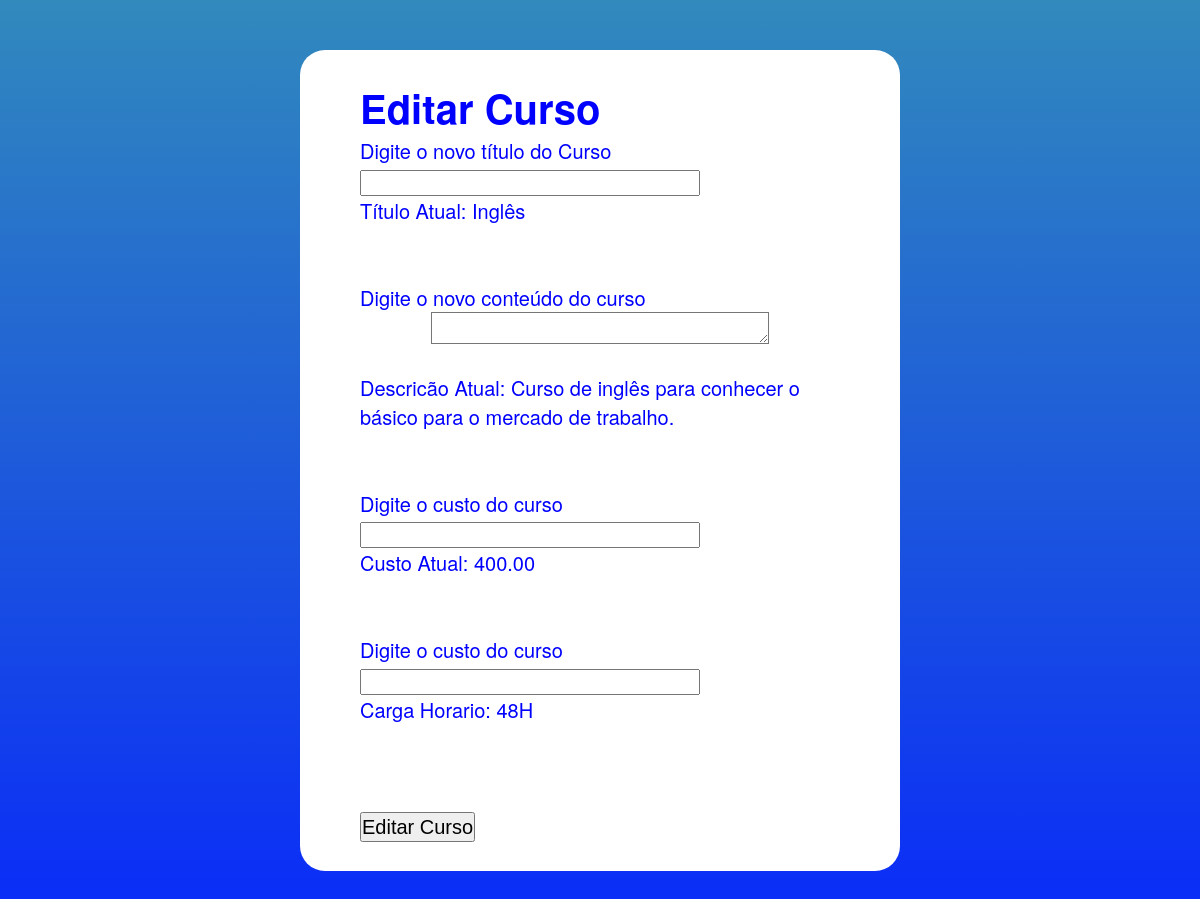
The app's page /PHP/admin/editar_curso.php?id_curso=8 with its own data.
### tables this page shows
CREATE TABLE `cursos` (
  `id_curso` int(11) NOT NULL,
  `titulo` varchar(500) NOT NULL,
  `descricao` varchar(1000) NOT NULL,
  `custo` decimal(7,2) DEFAULT NULL,
  `carga_horario` varchar(50) DEFAULT NULL
);

### PHP/back/exibir_curso.php (called while the page is built, shortened)
<?php
class Cursos
{
    private $mysql;
    public function __construct(mysqli $mysql)
    {
        $this->mysql = $mysql;
    }
    public function encontrarPorId(string $id): array
    {
        $selecionaCurso = $this->mysql->prepare("SELECT * FROM cursos WHERE id_curso = ?");
        $selecionaCurso->bind_param('s', $id);
        $selecionaCurso->execute();
        $curso = $selecionaCurso->get_result()->fetch_assoc();
        return $curso;
    }
}

### PHP/admin/editar_curso.php (the view, shortened to what this page needs)
<?php
require '../back/config.php';
require '../back/exibir_curso.php';
$curso = new Cursos($mysql);
$curt = $curso->encontrarPorId($_GET['id_curso']);
?>
<!DOCTYPE html>
<html lang="pt-br">
    <head>
        <link rel="stylesheet" type="text/css" href="../../CSS/mod.css">
    </head>
    <body>
        <div class="box">
            <div class="cont"><br>
                <h1>Editar Curso</h1>
                <form action="editar_curso.php" method="POST">
                    <p>
                        <label for="titulo">Digite o novo título do Curso</label>
                        <input class="campo-form" type="text" name="titulo" id="titulo" value=""/>
                        <br>Título Atual: <?php echo $curt['titulo']; ?>
                    </p><br><br>
                    <p>
                        <label for="conteudo">Digite o novo conteúdo do curso</label>
                        <textarea class="campo-form" type="text" name="descricao" id="descricao"></textarea>
                        <br>Descricão Atual: <?php echo $curt['descricao']; ?>
                    </p><br><br>
                    <p>
                        <label for="conteudo">Digite o custo do curso</label>
                        <input class="campo-form" type="text" name="custo" id="custo"/>
                        <br>Custo Atual: <?php echo $curt['custo']; ?>
                    </p><br><br>
                    <p>
                        <label for="conteudo">Digite o custo do curso</label>
                        <input class="campo-form" type="text" name="carga_horario" id="carga_horario"/>
                        <br>Carga Horario: <?php echo $curt['carga_horario']; ?>
                    </p><br><br>
                    <br>
                    <p>
                        <button class="botao">Editar Curso</button>
                    </p><br>
                </form>
            </div>
        </div>
    </body>
</html>

### CSS/mod.css (style rules this page uses)
.box { width: 50%; margin-left: auto; margin-right: auto; margin-top: 50px; margin-bottom: 50px; font-size: 20px; height: auto; background: white; border-radius: 25px; }
.cont { margin-bottom: 20px; width: 80%; margin-left: auto; margin-right: auto; overflow: hidden; text-overflow: ellipsis; color: blue; }
textarea { display: block; margin-left: auto; margin-right: auto; font-size: 20px; resize: vertical; background-color: white; height: 30px; width: 70%; font-size: 18px; resize: vertical; background-color: white; }
input { height: 22px; width: 70%; font-size: 18px; }
.botao { width: auto; height: 30px; font-size: 20px; }
* { margin: 0; padding: 0; }
body { font-family: "Helvetica Neue", "Helvetica", "Helvetica", "Arial", "sans-serif"; box-sizing: border-box; width: 100%; min-height: 100vh; }
html { --background: linear-gradient(180deg, rgba(4, 112, 174, 0.82) 0%, rgba(5, 39, 248, 0.98) 100%); }
html { background: var(--background); }

### records on screen
cursos: titulo "Inglês", descricao "Curso de inglês para conhecer o básico para o mercado de trabalho.", custo "400.00", carga_horario "48H"
